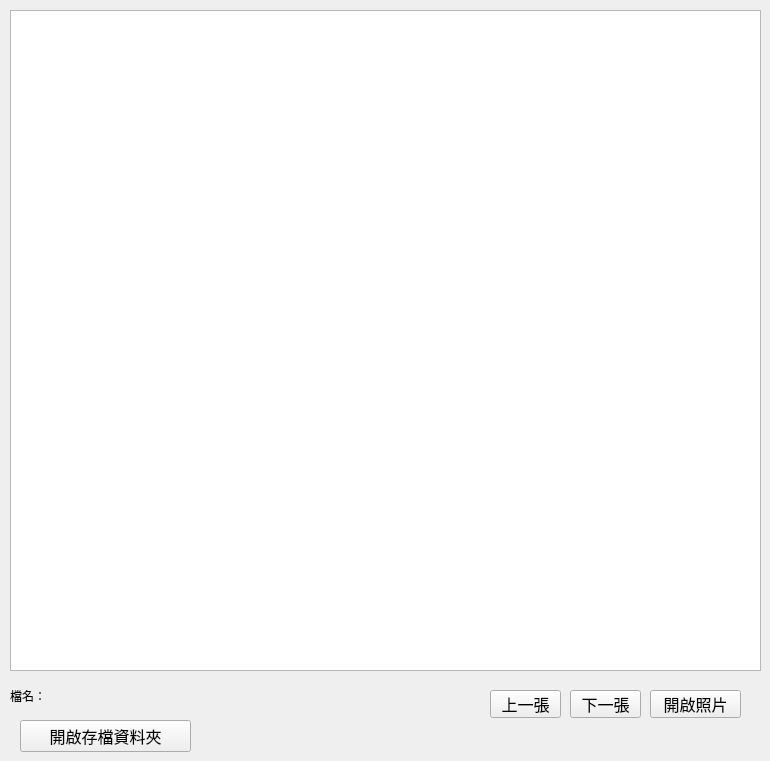
   <widget class="QWidget" name="tab_3">
    <attribute name="title">
     <string>現況圖</string>
    </attribute>
    <widget class="QGraphicsView" name="gvPhoto">
     <property name="geometry">
      <rect>
       <x>10</x>
       <y>10</y>
       <width>751</width>
       <height>661</height>
      </rect>
     </property>
     <property name="verticalScrollBarPolicy">
      <enum>Qt::ScrollBarAlwaysOff</enum>
     </property>
     <property name="horizontalScrollBarPolicy">
      <enum>Qt::ScrollBarAlwaysOff</enum>
     </property>
     <property name="interactive">
      <bool>false</bool>
     </property>
     <property name="alignment">
      <set>Qt::AlignJustify|Qt::AlignTop</set>
     </property>
     <property name="resizeAnchor">
      <enum>QGraphicsView::AnchorViewCenter</enum>
     </property>
    </widget>
    <widget class="QPushButton" name="btPrephoto">
     <property name="geometry">
      <rect>
       <x>490</x>
       <y>690</y>
       <width>71</width>
       <height>28</height>
      </rect>
     </property>
     <property name="font">
      <font>
       <family>Arial Unicode MS</family>
       <pointsize>12</pointsize>
      </font>
     </property>
     <property name="text">
      <string>上一張</string>
     </property>
    </widget>
    <widget class="QPushButton" name="btNextphoto">
     <property name="geometry">
      <rect>
       <x>570</x>
       <y>690</y>
       <width>71</width>
       <height>28</height>
      </rect>
     </property>
     <property name="font">
      <font>
       <family>Arial Unicode MS</family>
       <pointsize>12</pointsize>
      </font>
     </property>
     <property name="text">
      <string>下一張</string>
     </property>
    </widget>
    <widget class="QPushButton" name="btOpenphoto">
     <property name="geometry">
      <rect>
       <x>650</x>
       <y>690</y>
       <width>91</width>
       <height>28</height>
      </rect>
     </property>
     <property name="font">
      <font>
       <family>Arial Unicode MS</family>
       <pointsize>12</pointsize>
      </font>
     </property>
     <property name="text">
      <string>開啟照片</string>
     </property>
    </widget>
    <widget class="QLabel" name="lbl_photoname">
     <property name="geometry">
      <rect>
       <x>10</x>
       <y>680</y>
       <width>361</width>
       <height>31</height>
      </rect>
     </property>
     <property name="font">
      <font>
       <family>Arial Unicode MS</family>
      </font>
     </property>
     <property name="text">
      <string>檔名：</string>
     </property>
    </widget>
    <widget class="QPushButton" name="pushButton_open_folder">
     <property name="geometry">
      <rect>
       <x>20</x>
       <y>720</y>
       <width>171</width>
       <height>32</height>
      </rect>
     </property>
     <property name="font">
      <font>
       <pointsize>12</pointsize>
      </font>
     </property>
     <property name="text">
      <string>開啟存檔資料夾</string>
     </property>
    </widget>
   </widget>
